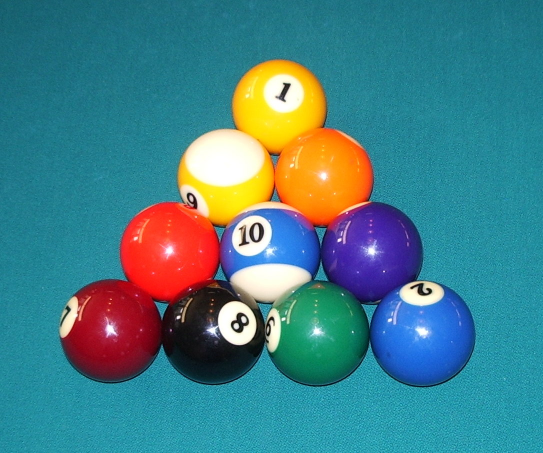
#> input picture testing_img/PoolBalls1.jpg, 1086 x 906 px (shown at 1/2 size)
$ python -i 'PoolBalls Detection.py'   (imports and definitions only)
#> lines starting #> are read from the running program, lines starting #| are printed output that depends on the picture
# -*- coding: utf-8 -*-

# Form implementation generated from reading ui file 'GUI.ui'
#
# Created by: PyQt5 UI code generator 5.9.2
#
# WARNING! All changes made in this file will be lost!

from PyQt5 import QtCore, QtGui, QtWidgets
from PyQt5.QtWidgets import QFileDialog
from PIL import Image, ImageDraw
from PIL.ImageQt import ImageQt
from math import sqrt, atan2, pi, cos, sin, ceil
from collections import defaultdict
import numpy as np

class Ui_PoolBall(object):
    # [419 lines left out: functions setupUi, filter, threshold_value, rmin_value, rmax_value, detect_circle, not called in this run]


    def drawCannyImg(self, image):
        canny_image = Image.new("RGB", image.size)
        draw_canny = ImageDraw.Draw(canny_image)

        for x, y in self.keep:
            draw_canny.point((x, y), (255, 255, 255))

        self.setPhoto(canny_image, 2)
        self.textLogger.append('[INFO] Perform hough transform ...')
        self.detect_circle(image, self.rmin_value_now, self.rmax_value_now, self.keep, self.threshold_value_now, 100)
        self.textLogger.append('[INFO] Success')
        self.textLogger.append('===================================')

    def canny(self, image):
        self.keep = self.canny_edge_detection(image, self.low_value, self.high_value)
        self.drawCannyImg(image)

    # [100 lines left out: functions uiController, setOptimal, saveImage, loadImage, setSize, setPhoto, not called in this run]

    """
        Canny Edge Detection
    """
    # [132 lines left out: functions canny_edge_detection, compute_grayscale, compute_blur, compute_gradient, filter_out_non_maximum, filter_strong_edges and 1 more, not called in this run]


# [8 lines not run here, left out]

>>> import cv2
>>> picture = cv2.imread('testing_img/PoolBalls1.jpg', cv2.IMREAD_GRAYSCALE)
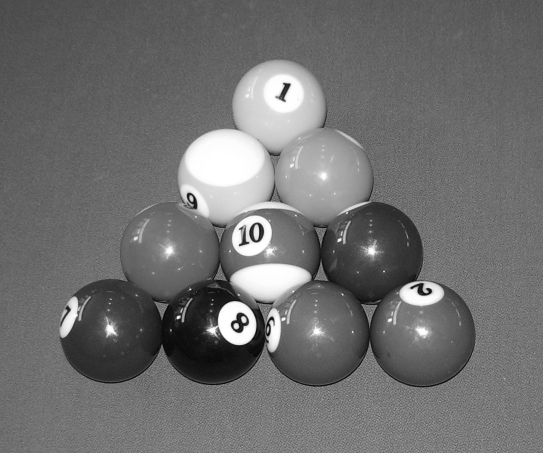
#> picture: shape (906, 1086) (shown at 1/2 size); min 0, max 255, mean 110.7
#> (the run stopped early here; a loop or call above may not have finished)

$ run again, on testing_img/PoolBalls10.jpg
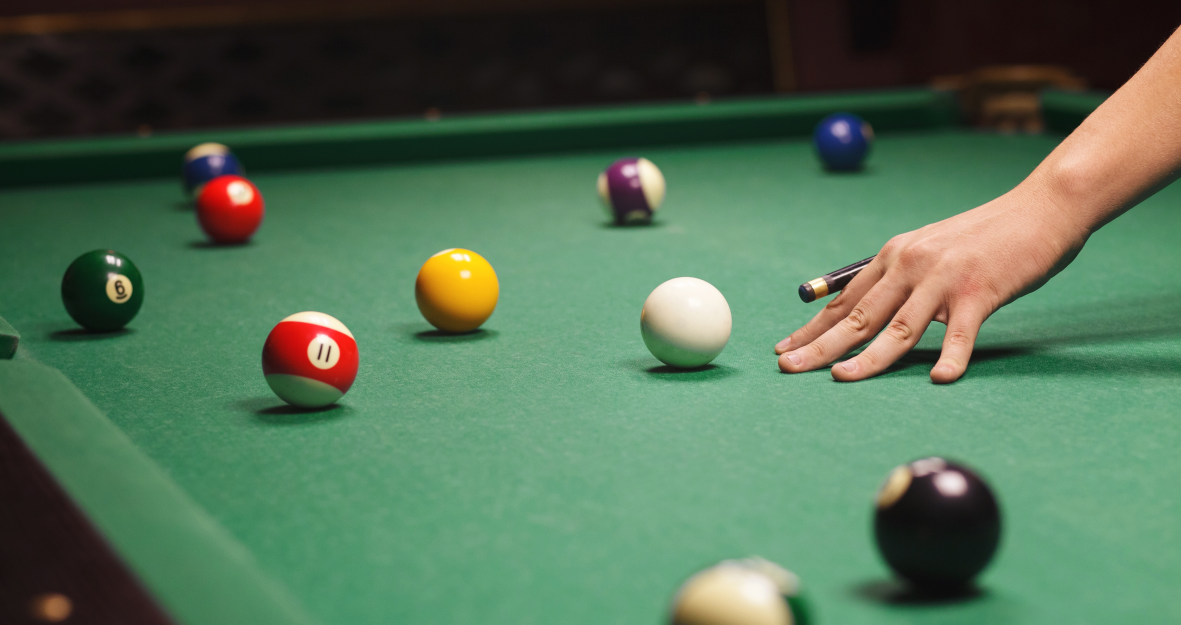
#> input picture testing_img/PoolBalls10.jpg, 3543 x 1874 px (shown at 1/3 size)
#> `picture = cv2.imread('testing_img/PoolBalls1.jpg', cv2.IMREAD_GRAYSCALE)`:
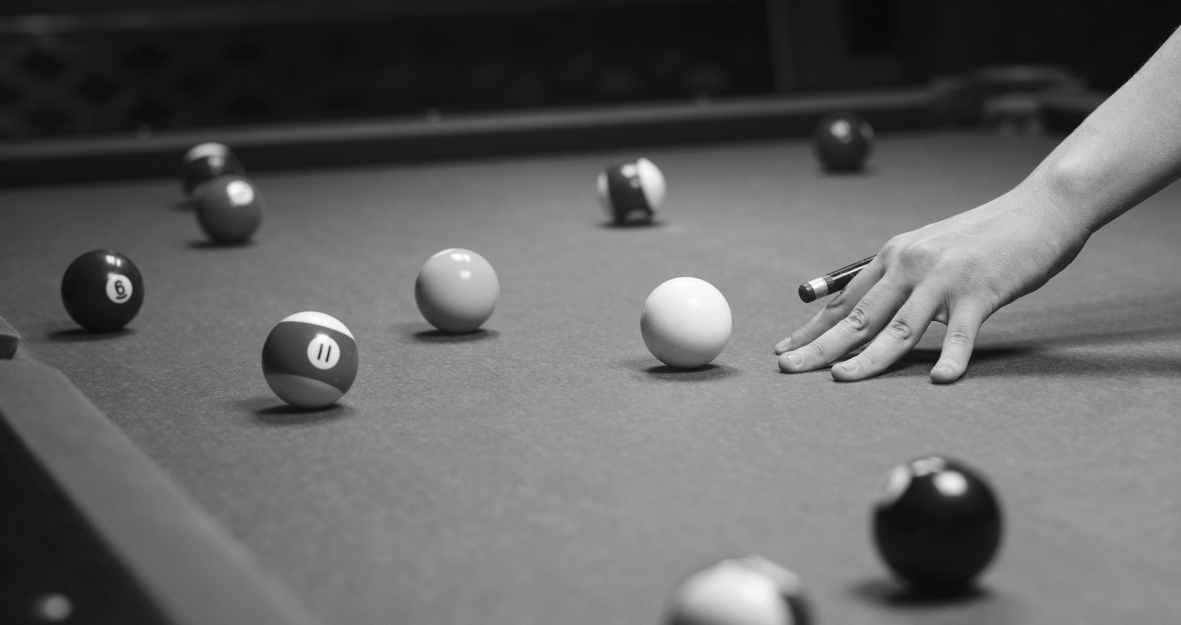
#> picture: shape (1874, 3543) (shown at 1/3 size); min 6, max 255, mean 100.1

$ run again, on testing_img/PoolBalls2.jpg
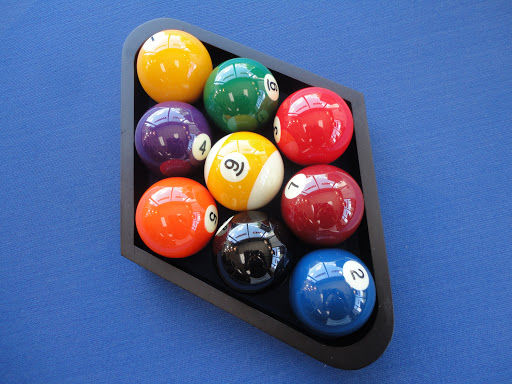
#> input picture testing_img/PoolBalls2.jpg, 512 x 384 px
#> `picture = cv2.imread('testing_img/PoolBalls1.jpg', cv2.IMREAD_GRAYSCALE)`:
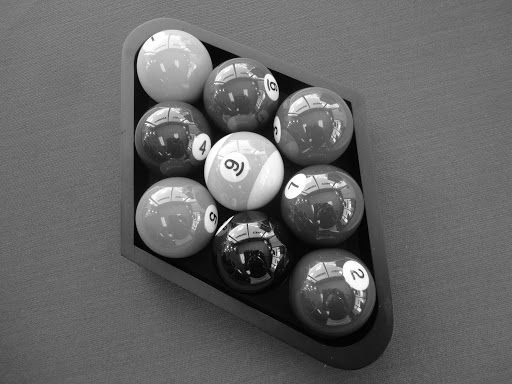
#> picture: shape (384, 512); min 0, max 255, mean 101.8

$ run again, on testing_img/PoolBalls3.jpg
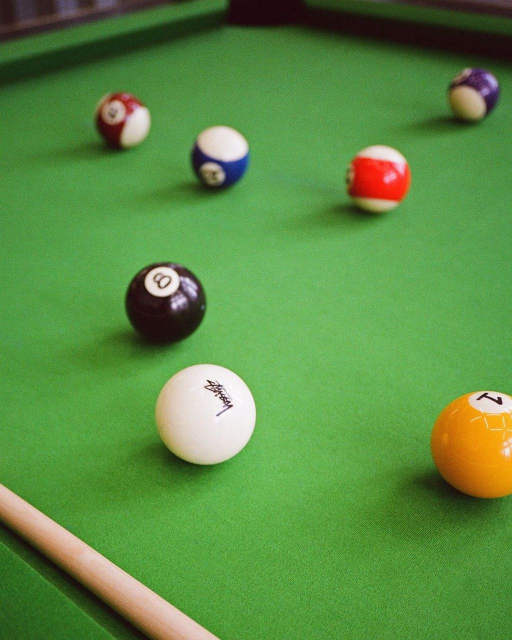
#> input picture testing_img/PoolBalls3.jpg, 1024 x 1280 px (shown at 1/2 size)
#> `picture = cv2.imread('testing_img/PoolBalls1.jpg', cv2.IMREAD_GRAYSCALE)`:
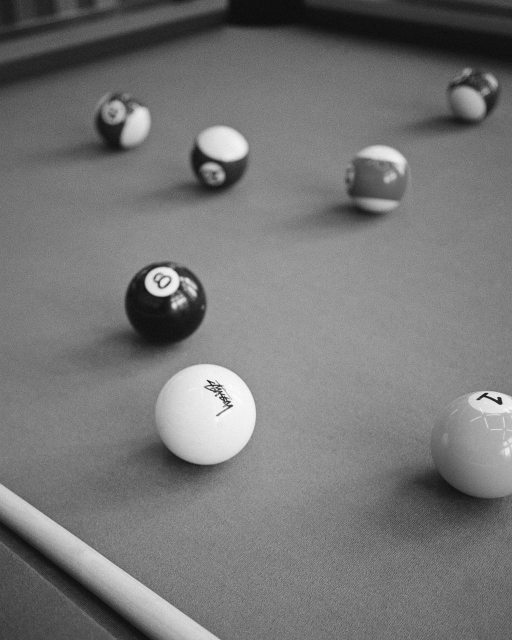
#> picture: shape (1280, 1024) (shown at 1/2 size); min 0, max 255, mean 117.7
